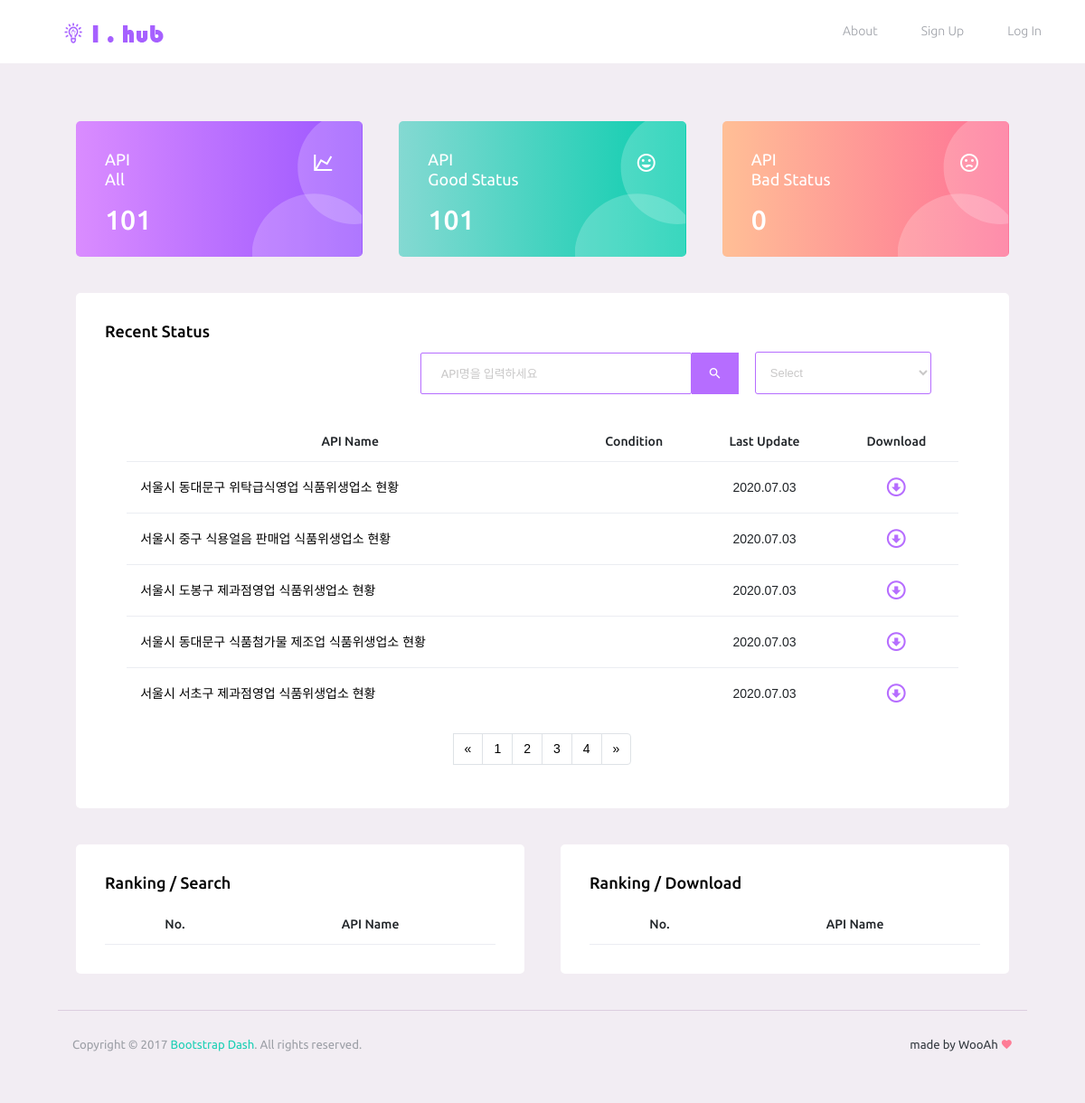
Screenshot of /apis/ with the database file from the repository.
### apis/models.py (models this page shows)
class Api(models.Model):
    api_name = models.CharField(max_length=200)
    api_url = models.CharField(max_length=200)
    latest_modified_date = models.CharField(max_length=50)
    copyright = models.CharField(max_length=100)
    copyright_range = models.CharField(max_length=100)
    api_file = models.CharField(max_length=100)
    download_users = models.ManyToManyField(settings.AUTH_USER_MODEL, related_name='download_apis')
    download_count = models.IntegerField(default=0)

### apis/views.py (the view)
# urls.py: path('', views.index, name='index'),
def index(request):
    apis_list = Api.objects.all()
    total_apis = apis_list.count()
    paginator = Paginator(apis_list, 5)
    page = request.GET.get('page')
    bad_apis = 0
    try:
        apis = paginator.page(page)
        for api in apis:
            latest_status = Status.objects.filter(api_id=api.id).latest('updated_time')
            if latest_status.status != 'INFO-000':
                bad_apis += 1
    except PageNotAnInteger:
        apis = paginator.page(1)
    except EmptyPage:
        apis = paginator.page(paginator.num_pages)
    context = {
        'apis' : apis,
        'total_apis' : total_apis,
        'good_apis' : total_apis - bad_apis,
        'bad_apis' : bad_apis,
    }
    return render(request, 'apis/index.html', context)

### apis/templates/apis/index.html (shortened to what this page needs)
{% extends 'base.html' %}
{% load static %}
{% load bootstrap4 %}
{% block link %}
  <link rel="stylesheet" href="{% static 'vendors/iconfonts/mdi/css/materialdesignicons.min.css' %}">
  <link rel="stylesheet" href="{% static 'vendors/css/vendor.bundle.base.css' %}">
  <link rel="stylesheet" href="{% static 'css/style.css' %}">
{% endblock  %}
{% block content %}
  {% include 'nav.html' %}
    <div class="container-fluid page-body-wrapper">
      <div class="main-panel">
        <div class="content-wrapper">
          <div class="row" style="paddig-right:50px">
            <div class="col-md-4 stretch-card grid-margin">
              <div class="card bg-gradient-primary card-img-holder text-white" style='height:150px;'>
                <div class="card-body">
                  <img src="{% static 'images/circle.svg' %}" class="card-img-absolute" alt="circle-image"/>
                  <h4 class="font-weight-normal mb-3">API
                    <br> All
                  </h4>
                  <h2 class="mb-5" id="total_apis"></h2>
                </div>
              </div>
            </div>
            <div class="col-md-4 stretch-card grid-margin">
              <div class="card bg-gradient-success card-img-holder text-white" style='height:150px;'>
                <div class="card-body">
                  <img src="{% static 'images/circle.svg' %}" class="card-img-absolute" alt="circle-image"/>
                  <h4 class="font-weight-normal mb-3">API
                    <br> Good Status
                  </h4>
                  <h2 class="mb-5" id="good_apis"></h2>
                </div>
              </div>
            </div>
            <div class="col-md-4 stretch-card grid-margin">
              <div class="card bg-gradient-danger card-img-holder text-white" style='height:150px;'>
                <div class="card-body">
                  <img src="{% static 'images/circle.svg' %}" class="card-img-absolute" alt="circle-image"/>
                  <h4 class="font-weight-normal mb-3">API
                    <br> Bad Status
                  </h4>
                  <h2 class="mb-5" id="bad_apis"></h2>
                </div>
              </div>
            </div>
          </div>
          <div class="col-12 grid-margin">
            <div class="card">
              <div class="card-body">
                <h4 class="card-title">Recent Status</h4>
                <div class="row d-flex justify-content-end" style="margin-right: 20px; margin-bottom: 30px;">
                  <div class="search-field">
                    <div class="input-group">
                      <form autocomplete="off">
                        <input id="myInput" name="myCountry" type="text" class="border-primary form-control bg-transparent autocomplete" style="width:300px; height:46px;" placeholder="API명을 입력하세요">
                      </form>
                        <div class="input-group-prepend bg-transparent">
                          <button data-toggle="modal" data-target="#modal-detail" id="userSearch" class="bg-primary border-0"><i class="input-group-text bg-primary border-0 mdi mdi-magnify" style="color:#fff"></i></button>
                        </div>
                    </div>
                  </div>
                  <div class="select-bar col-3">
                    <form action="" method="GET">
                      <select class="border-primary form-control bg-transparent" style="outline: 1.5px solid #b66dff; height:45px; font-family: 'Noto Sans KR', sans-serif;" name="순서">
                        <option value="">Select</option>
                      </select>
                    </form>
                  </div>
                </div>
                <div class="table-responsive d-flex justify-content-center">
                  <table class="table" style="text-align:center; width:95%;">
                    <thead>
                      <tr>
                        <th>
                          API Name
                        </th>
                        <th>
                          Condition
                        </th>
                        <th>
                          Last Update
                        </th>
                        <th>
                          Download
                        </th>
                      </tr>
                    </thead>
                    <tbody>
                      {% for api in apis %}
                        <tr>
                          <td class="text-left">
                            <a href="" class="text-decoration-none" data-toggle="modal" data-target="#modal-detail" id="detail" data-id="{{ api.pk }}">{{ api.api_name }}</a>
                          </td>
                          <td>
                          </td>
                          <td>
                            {{ api.latest_modified_date }}
                          </td>
                          <td>
                            {% if request.user.is_authenticated %}
                              <a href="{% url 'apis:download' api.pk %}" download>
                                <i class="mdi mdi-arrow-down-bold-circle-outline text-primary" style="font-size:25px"></i>
                              </a>
                            {% else %}
                              <a href="{% url 'accounts:login' %}" onclick="alert('Not Accept : 로그인 후 이용해주세요.');">
                              <i class="mdi mdi-arrow-down-bold-circle-outline text-primary" style="font-size:25px"></i>
                            </a>
                            {% endif %}
                          </td>
                        </tr>
                      {% endfor %}
                    </tbody>
                  </table>
                </div>
                <nav aria-label="Page navigation example" class="d-flex justify-content-center mt-3">
                 {% if apis.has_other_pages %}
                    <ul class="pagination">
                      {% if apis.has_previous %}
                        <li><a class="page-link text-body" aria-label="Previous" href="?page={{ apis.previous_page_number }}">&laquo;</a></li>
                      {% else %}
                        <li class="disabled page-link"><span>&laquo;</span></li>
                      {% endif %}
                      {% for i in apis.paginator.page_range %}
                        {% if apis.number == i %}
                          <li class="active page-link"><span>{{ i }} <span class="sr-only">(current)</span></span></li>
                        {% elif i > apis.number|add:'-4' and i < apis.number|add:'4' %}
                          <li><a class="page-link" href="?page={{ i }}">{{ i }}</a></li>
                        {% endif %}
                      {% endfor %}
                      {% if apis.has_next %}
                        <li class="page-item"><a class="page-link" aria-label="Next" href="?page={{ apis.next_page_number }}">&raquo;</a></li>
                      {% else %}
                        <li class="disabled page-link"><span>&raquo;</span></li>
                      {% endif %}
                    </ul>
                  {% endif %}
                </nav>
              </div>
            </div>
          </div>
        {% include 'apis/ranking.html' %}
        {% include 'footer.html' %}
      </div>
    </div>
{% endblock %}

### ihub/templates/base.html (style rules this page uses)
* { box-sizing: border-box; }
body { font: 16px Arial; }
.autocomplete { position: relative; display: inline-block; }
input { border: 1px solid transparent; background-color: #f1f1f1; padding: 10px; font-size: 16px; }
input[type=text] { background-color: #f1f1f1; width: 100%; }
a { color: #000; }
.page-link { color: #000; }

### rows the page displays
Api: api_name "서울시 동대문구 위탁급식영업 식품위생업소 현황", latest_modified_date "2020.07.03"
Api: api_name "서울시 중구 식용얼음 판매업 식품위생업소 현황", latest_modified_date "2020.07.03"
Api: api_name "서울시 도봉구 제과점영업 식품위생업소 현황", latest_modified_date "2020.07.03"
Api: api_name "서울시 동대문구 식품첨가물 제조업 식품위생업소 현황", latest_modified_date "2020.07.03"
Api: api_name "서울시 서초구 제과점영업 식품위생업소 현황", latest_modified_date "2020.07.03"

### other values shown
{{ i }} "1"
{{ i }} "2" "3" "4"
